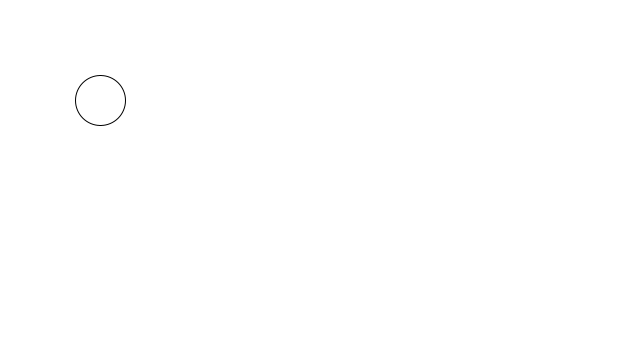
Frame 1 (no input)
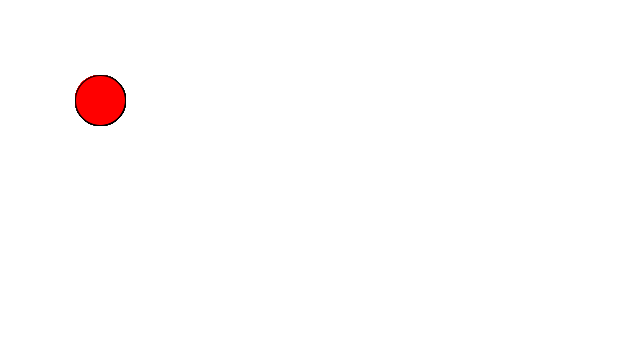
Frame 60 (the mouse pressed at the canvas centre just before this capture)
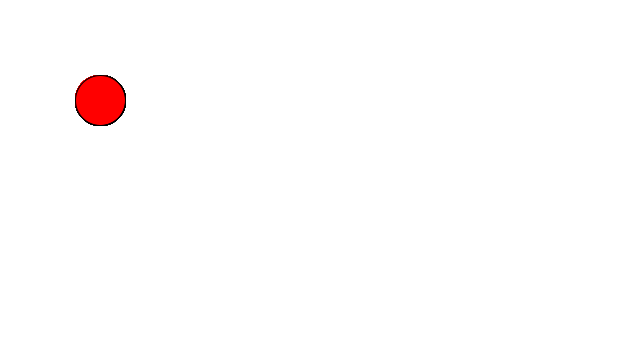
Frame 120 (the mouse held since frame 60 and released just before this capture)

The Processing sketch that drew these frames (run headless with seeded random() and noise(); from frame 60 on, the mouse is pressed at the canvas centre):

// Processing sketch: java
// ── java.pde
void setup() {
  size(640, 360);
  background(255); // white
}

void draw() {
  stroke(0); // borders black
  circle(100, 100, 50);
  fill(255, 0, 0);
}
